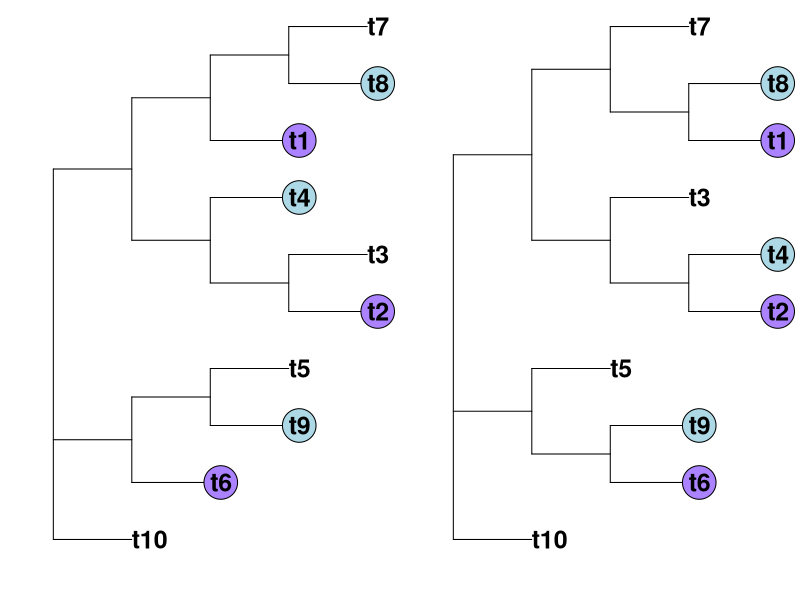
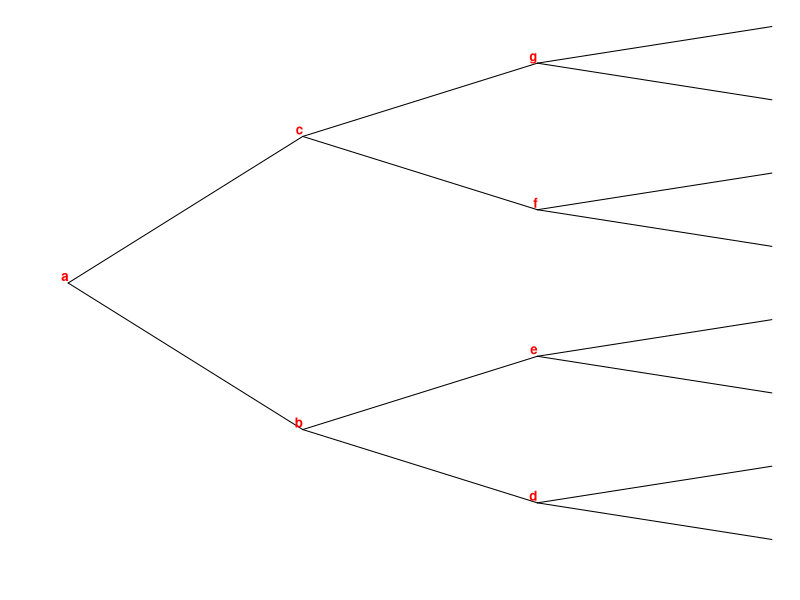
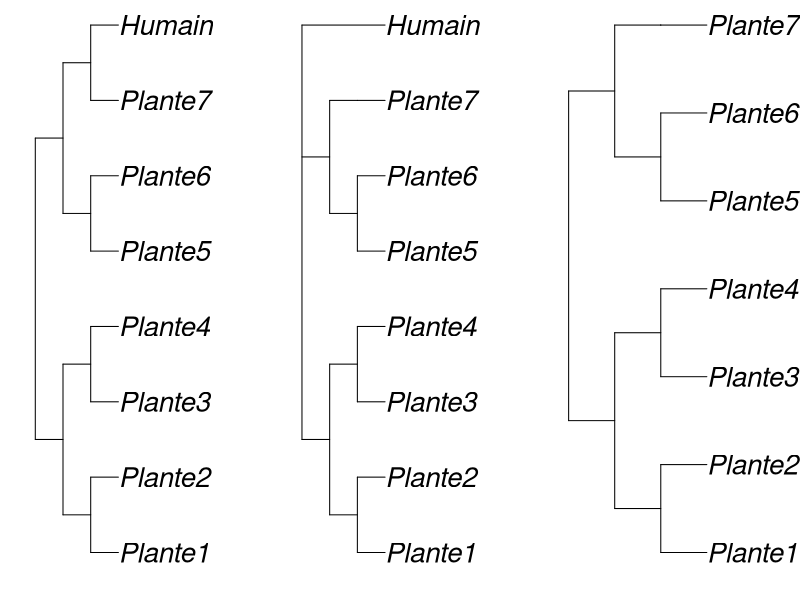
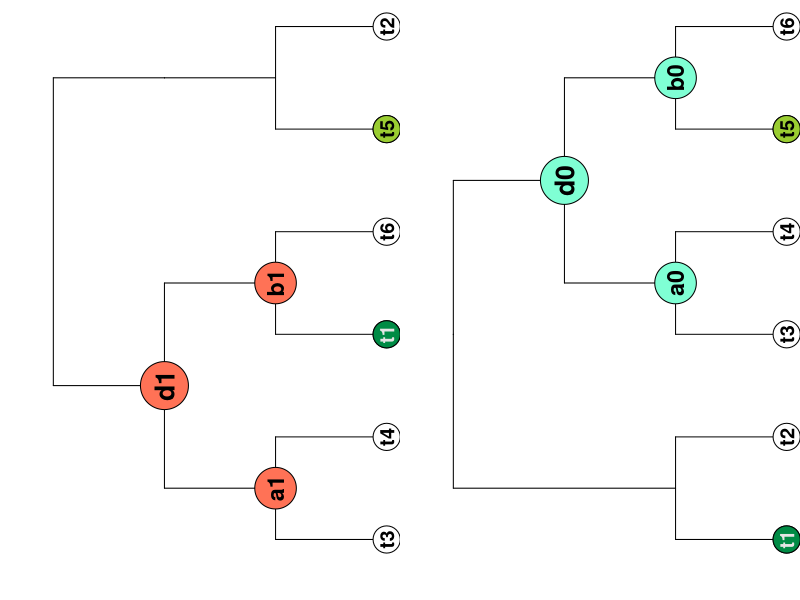
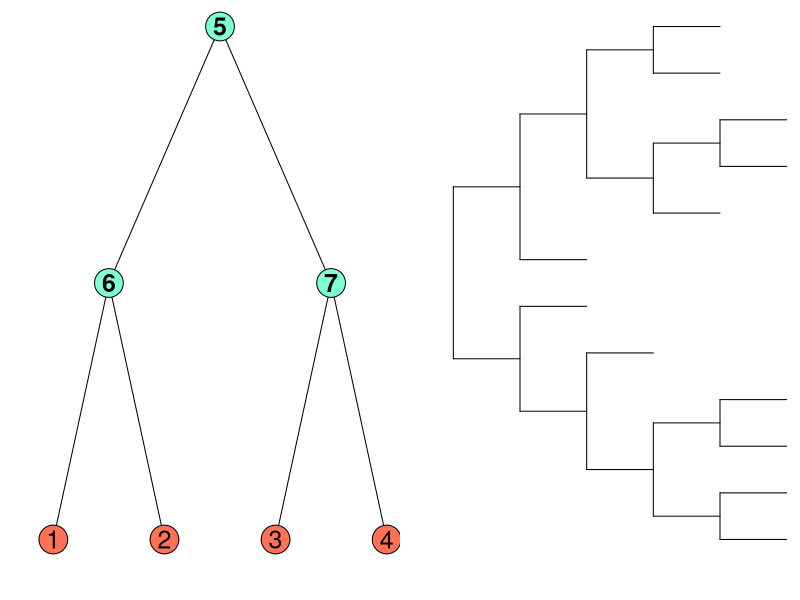
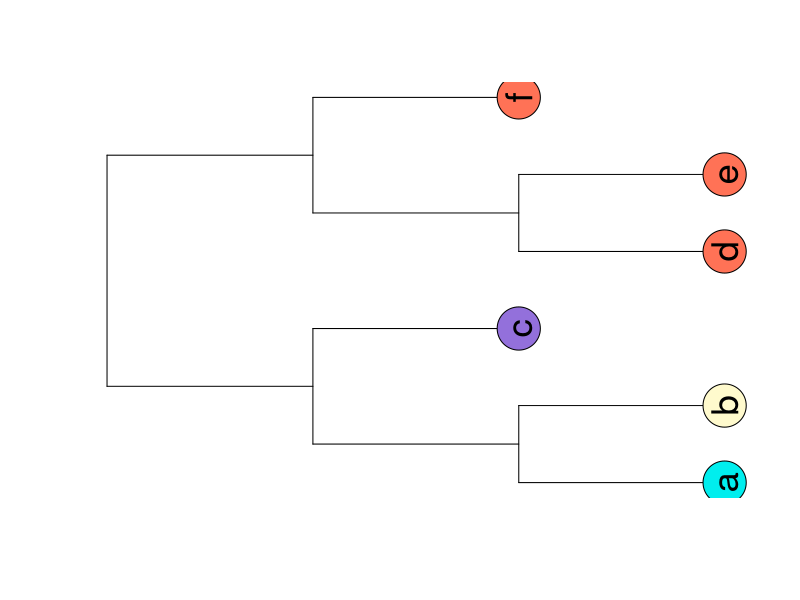
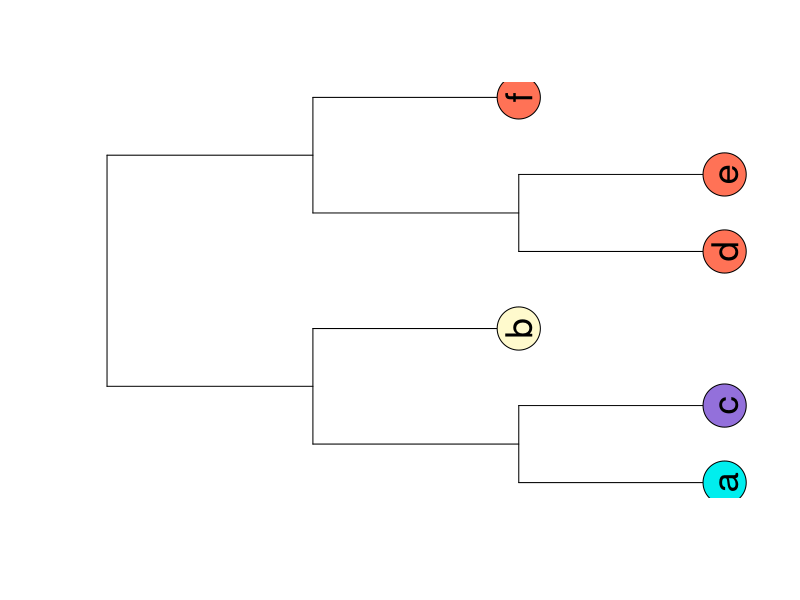
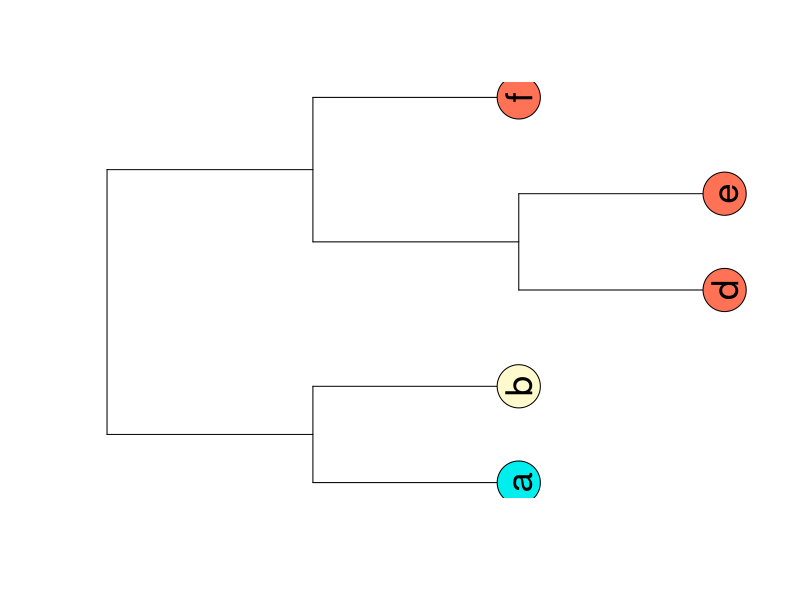

Source code (R) for these figures, in order:
library(ape)
library(dplyr)
par(xpd = TRUE, mar = c(2, 2, 0.3, 0))


# Prend en compte la distance de déplacement des feuilles
createTaxPhyAlt <- function(nbLeaves = 10, nb.move = 2, dist = 4){
  
  # Vérif 
  if (dist <= 2 || dist > nbLeaves/2){
    return(print("Argument 'dist', has to be between 2 and half the number of leaves"))
  }
  # Création de l'arbre taxo
  taxo = rtree(nbLeaves, rooted = FALSE)
  taxo$edge.length[] <- 1 # Toutes les arrêtes font 1 de long
  
  # Matrice de distance et choix des feuilles ####
  # Récupérer des couples à une certaine distance 
  # Peux pas prendre 2 fois la même feuille
  distMat = cophenetic.phylo(taxo) 
  distMat[lower.tri(distMat)] <- NA
  tmpcoords = data.frame(which(distMat == dist, arr.ind = T)) # Coordonnées OK
  # Enlever doubles dans ligne; dans colonnes; entre lignes et colonnes
  tmpcoords = distinct(tmpcoords, row, .keep_all = T) 
  tmpcoords = distinct(tmpcoords, col, .keep_all = T) 
  tmpcoords = tmpcoords[-(na.omit(match(tmpcoords$row, tmpcoords$col))),]
  
  # Choix de le feuille à déplacer et de la feuille où déplacer
  tipMoved = c()
  tipTo = c()
  i = 1
  if (nrow(tmpcoords) >= nb.move){ # Au moins autant de résultats que demandé
    while (i <= nb.move){
      tipTo = append(tipTo, tmpcoords[i,1])
      tipMoved = append(tipMoved, tmpcoords[i,2])
      i = i+1
    }
  } else return(createTaxPhyAlt(nbLeaves, nb.move, dist)) # Sinon, relancer
  
  # Formatage pour benchmark
  tipsNumber = sub(".", "", taxo$tip.label)
  wrongTips = taxo$tip.label[tipMoved]
  
  # Création arbre phylo ####
  #' [Visu taxo et phylo]
  par(xpd = TRUE) # Permettre à la légende de sortir du cadre de la figure
  taxo = makeNodeLabel(taxo, method = "number", prefix = "tax") 
  
  layout(matrix(c(1,2),1,2)) # Matrice pour tracer les plots
  
  # Plot arbre taxo avec les bons nom
  plot(taxo, cex = 1.5, font = 2)
  #nodelabels(taxo$node.label, adj = c(1,-0.2), frame = "n", cex = 0.8, font = 2, col="red")
  tiplabels(taxo$tip.label[tipTo], tipTo, frame = "c",
            adj=0, font = 2, cex = 1.5, bg = "mediumpurple1")
  tiplabels(wrongTips, tipMoved, frame = "c",
            adj=0, bg = "lightblue", font = 2, cex = 1.5)
  
  # Création arbre phylo
  phylo = taxo
  tipToAdjust = c()
  for (i in 1:length(tipMoved)){
    # Ajuste l'indice des feuilles dans phylo comme on en enlève une par une
    tmptree = keep.tip(taxo, taxo$tip.label[tipMoved[i]])
    phylo = drop.tip(phylo, taxo$tip.label[tipMoved[i]])
    tipToAdjust = append(tipToAdjust,
                         which(phylo$tip.label == taxo$tip.label[tipTo[i]])) 
    phylo = bind.tree(phylo, tmptree, where = tipToAdjust[i], position =  0.5)
  }
  phylo$edge.length[] <- 1
  
  # Plot arbre phylo
  tipMovedTo = match(taxo$tip.label[tipMoved], phylo$tip.label)
  phylo = makeNodeLabel(phylo, method = "number", prefix = "phy")
  plot(phylo, cex = 1.5, font = 2)
  #nodelabels(phylo$node.label, adj = c(1,-0.2), frame = "n", cex = 0.8, font = 2, col="red")
  tiplabels(taxo$tip.label[tipTo], tipToAdjust, frame = "c",
            adj=0, bg = "mediumpurple1", font = 2, cex = 1.5)
  tiplabels(taxo$tip.label[tipMoved], tipMovedTo,
            adj=0, frame = "c", bg = "lightblue", font = 2, cex = 1.5)
  
  
  # Nombre d'arrêtes entre les paires de feuilles déplacées ####
  edgeDist = c()
  notWrongTips = c()
  wrongTips = sub(".","",wrongTips)
  
  for (i in 1:nb.move) {
    edges = (length(nodepath(taxo, tipMoved[i], tipTo[i])))-1
    if (edges == 2) {
      notWrongTips = append(notWrongTips, tipsNumber[tipMoved[i]])
    }
    edgeDist = append(edgeDist, edges)
  }
  
  if (!(identical(pmatch(notWrongTips, wrongTips), integer(0)))){
    realWrongTips = wrongTips[-pmatch(notWrongTips, wrongTips)]
  } else realWrongTips = wrongTips
  
  
  taxo[[6]] = "taxo"
  names(taxo)[6] = "name"
  
  phylo[[6]] = "phylo"
  names(phylo)[6] = "name"
  
  return(list(taxo = taxo, phylo = phylo, 
              notWrongTips = notWrongTips, truth = c(tipsNumber[-c(tipMoved,tipTo)], notWrongTips),
              edgeDist = edgeDist, realWrongTips = realWrongTips, wrongTips = wrongTips))
}
createTaxPhyAlt(nbLeaves = 10, nb.move = 3, dist = 3)

# Arbre équilibré ####
layout(matrix(c(1),1,1))
a = stree(8, "b")
a$edge.length = rep(1, length(a$tip.label)*2-2)
a$node.label = c("a","b","d","e","c","f","g")

plot.phylo(a, "c", show.node.label = F, show.tip.label = F)
nodelabels(a$node.label, adj = c(1,-0.2), frame = "n", cex = 0.8, font = 2, col="red")
ape::write.tree(a)

# Exemple humain:plante ####
layout(matrix(c(1,2,3),1,3))

a = read.tree(text = "(((Plante1:1,Plante2:1)d:1,(Plante3:1,Plante4:1)e:1)b:1,((Plante5:1,Plante6:1)f:1,(Plante7:1,Humain:1)g:1)c:1)a;")
b = read.tree(text = "(((Plante1:1,Plante2:1)d:1,(Plante3:1,Plante4:1)e:1)b:1,((Plante5:1,Plante6:1)f:1,(Plante7:1)g:1)c:1,Humain:3)a;")
c = read.tree(text = "(((Plante1:1,Plante2:1)d:1,(Plante3:1,Plante4:1)e:1)b:1,((Plante5:1,Plante6:1)f:1,(Plante7:1)g:1)c:1)a;")

plot.phylo(a, show.node.label = F, cex = 2.5)
plot(b, cex = 2.5)
plot(c, cex = 2.5)

# Exemple MAST KAST ####
# Arbres de départ

layout(matrix(c(1),1,1))
a = read.tree(text = "(((a:1,b:1):1,c:1):1,((d:1,e:1):1,f:1):1);")
b = read.tree(text = "(((a:1,c:1):1,b:1):1,((d:1,e:1):1,f:1):1);")

png("./graphes/kast_a1.png", width = 350, height = 550)
plot(a)
tiplabels(a$tip.label, cex = 2.2, frame = "c", col = c("black"), 
          bg = c("cyan2","lemonchiffon","mediumpurple",rep("coral1",3)) , srt=90)
dev.off()

png("./graphes/kast_b1.png", width = 350, height = 550)
plot(b)
tiplabels(b$tip.label, cex = 2.2, frame = "c", col = c("black"), 
          bg = c("cyan2","mediumpurple","lemonchiffon",rep("coral1",3)) , srt=90)
dev.off()

# MASTS
#layout(matrix(c(1,2,3),1,3))
m1 = read.tree(text = "((a:1,b:1):1,((d:1,e:1):1,f:1):1);")
m2 = read.tree(text = "((a:1,c:1):1,((d:1,e:1):1,f:1):1);")
m3 = read.tree(text = "((b:1,c:1):1,((d:1,e:1):1,f:1):1);")

png("./graphes/kast_m1.png", width = 350, height = 550)
plot(m1)
tiplabels(m1$tip.label, cex = 2.2, frame = "c", col = "black", 
          bg = c("cyan2","lemonchiffon",rep("coral1",3)) , srt=90)
dev.off()

png("./graphes/kast_m2.png", width = 350, height = 550)
plot(m2)
tiplabels(m2$tip.label, cex = 2.2, frame = "c", col = "black", 
          bg = c("cyan2","mediumpurple",rep("coral1",3)) , srt=90)
dev.off()

png("./graphes/kast_m3.png", width = 350, height = 550)
plot(m3)
tiplabels(m3$tip.label, cex = 2.2, frame = "c", col = "black", 
          bg = c("lemonchiffon","mediumpurple",rep("coral1",3)) , srt=90)
dev.off()

# KAST
layout(matrix(c(1),1,1))
k1 = read.tree(text = "((d:1,e:1):1,f:1):1;")

png("./graphes/kast_k1.png", width = 350, height = 550)
plot(k1)
tiplabels(k1$tip.label, cex = 2.2, frame = "c", col = c("black"), 
          bg = c("coral1") , srt=90)
dev.off()

# Exemple MAST DIAG et MAST matching ####
layout(matrix(c(1,2),1,2))
a = read.tree(text = "(((t3:0.5,t4:0.5)a1:0.5,(t1:0.5,t6:0.5)b1:0.5)d1:0.5,((t5:0.5,t2:0.5)c1:0.5)f0:0.5)top;")
plot.phylo(a, show.node.label = F, show.tip.label = F)
# Plots high nodes in circles
nodelabels(a$node.label[2], node = 2+6, col="black", 
           adj = c(0.5,0.5), frame = "c", cex = 1.6, font = 2, 
           bg=c("coral1"),srt = 90)
# Plot low nodes
nodelabels(a$node.label[c(3,4)], node = c(3,4)+6, col="black",
           adj = c(0.5,0.5), frame = "c", cex = 1.4, font = 2, 
           bg=c(rep("coral1",2)),srt = 90)
# Plpot leaves
tiplabels(a$tip.label, frame = "c", cex = 1.2, font = 2, srt = 90, bg = "white")
tiplabels(a$tip.label[c(3,5)], tip = c(3,5), frame = "c", cex = 1.2, font = 2, 
          srt = 90, bg = c("springgreen4","olivedrab3"), col = c("grey90","black"))


b = read.tree(text = "(((t1:0.5,t2:0.5)c1:1,((t3:0.5,t4:0.5)a0:0.5,(t5:0.5,t6:0.5)b0:0.5)d0:0.5)f1:0)top;")
plot.phylo(b, show.node.label = F, show.tip.label = F)
# Plots high nodes in circles
nodelabels(b$node.label[4], node = 4+6, col="black", 
           adj = c(0.5,0.5), frame = "c", cex = 1.6, font = 2, 
           bg=c("aquamarine"),srt = 90)
# Plot low nodes
nodelabels(b$node.label[c(5,6)], node = c(5,6)+6, col="black",
           adj = c(0.5,0.5), frame = "c", cex = 1.4, font = 2, 
           bg=c(rep("aquamarine",2)),srt = 90)
# Plot leaves
tiplabels(b$tip.label, frame = "c", cex = 1.2, font = 2, srt = 90,  bg = "white")
tiplabels(b$tip.label[c(5,1)], tip = c(5,1), frame = "c", cex = 1.2, font = 2, 
          srt = 90, bg = c("olivedrab3","springgreen4"), col = c("black","grey90"))

# Exemple arbre et tableau ####
layout(matrix(c(1,2),1,2))
a = stree(4, "b", tip.label = c(1,2,3,4))
a$edge.length = rep(1, length(a$tip.label)*2-2)
a$node.label = c(5,6,7)

plot.phylo(a, "c", show.node.label = F, show.tip.label = F, direction = "downwards")
tiplabels(a$tip.label, cex = 1.5, frame = "c", col = "black", bg = "coral1" )
nodelabels(a$node.label, frame = "c", cex = 1.5, font = 2, col="black", bg = "aquamarine")

# Oui ####
x = rtree(12)
x$edge.length[] <- 1
plot(x, show.tip.label = F)
